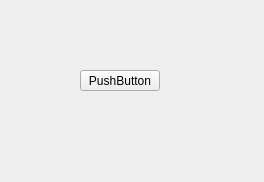
<?xml version="1.0" encoding="UTF-8"?>
<ui version="4.0">
 <class>Widget</class>
 <widget class="QWidget" name="Widget">
  <property name="enabled">
   <bool>true</bool>
  </property>
  <property name="geometry">
   <rect>
    <x>0</x>
    <y>0</y>
    <width>264</width>
    <height>182</height>
   </rect>
  </property>
  <property name="windowTitle">
   <string>Widget</string>
  </property>
  <widget class="QPushButton" name="pushButton">
   <property name="geometry">
    <rect>
     <x>80</x>
     <y>70</y>
     <width>80</width>
     <height>21</height>
    </rect>
   </property>
   <property name="text">
    <string>PushButton</string>
   </property>
  </widget>
 </widget>
 <resources/>
 <connections/>
</ui>
